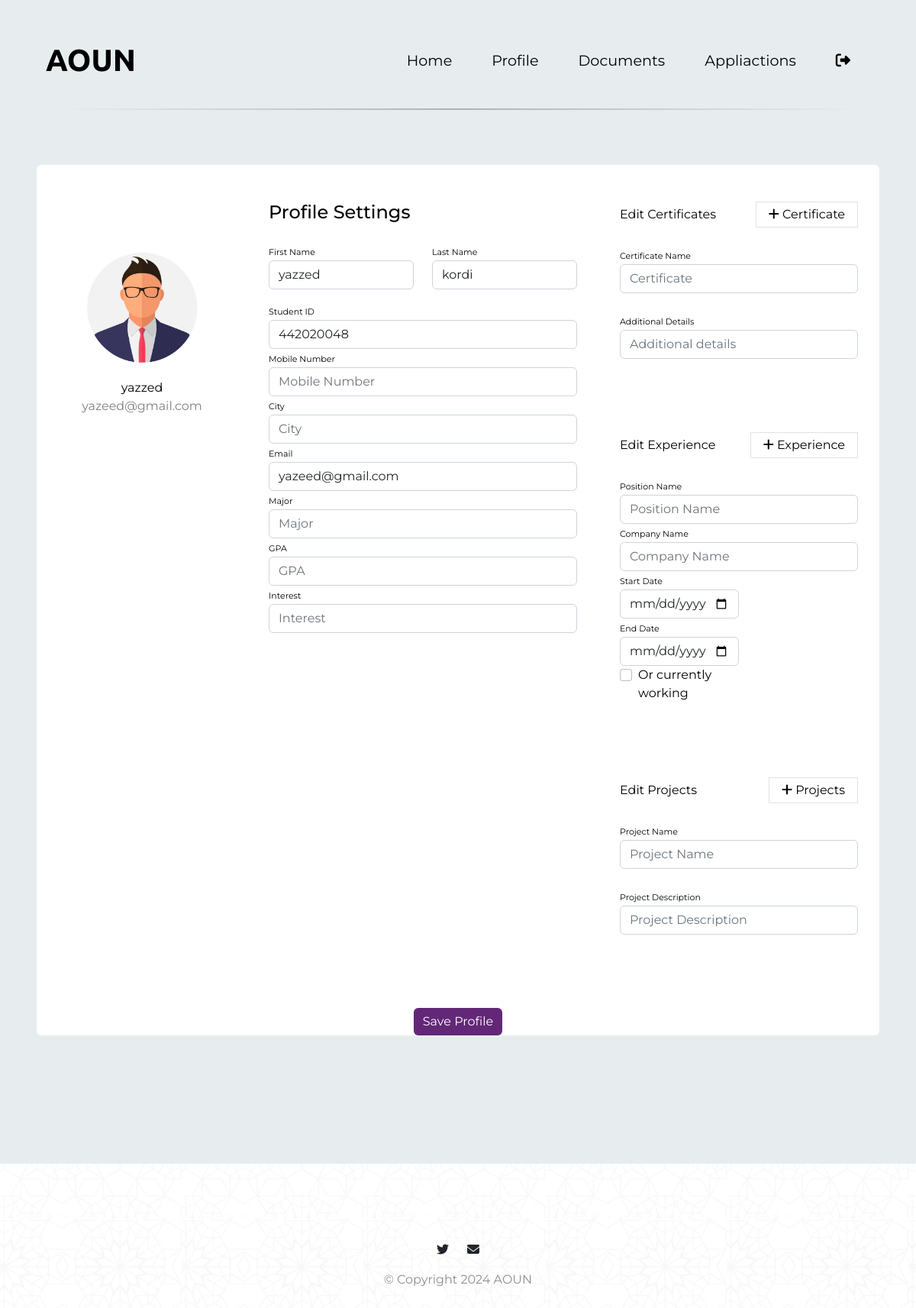
The page /profile (signed in) on the database as committed earlier.
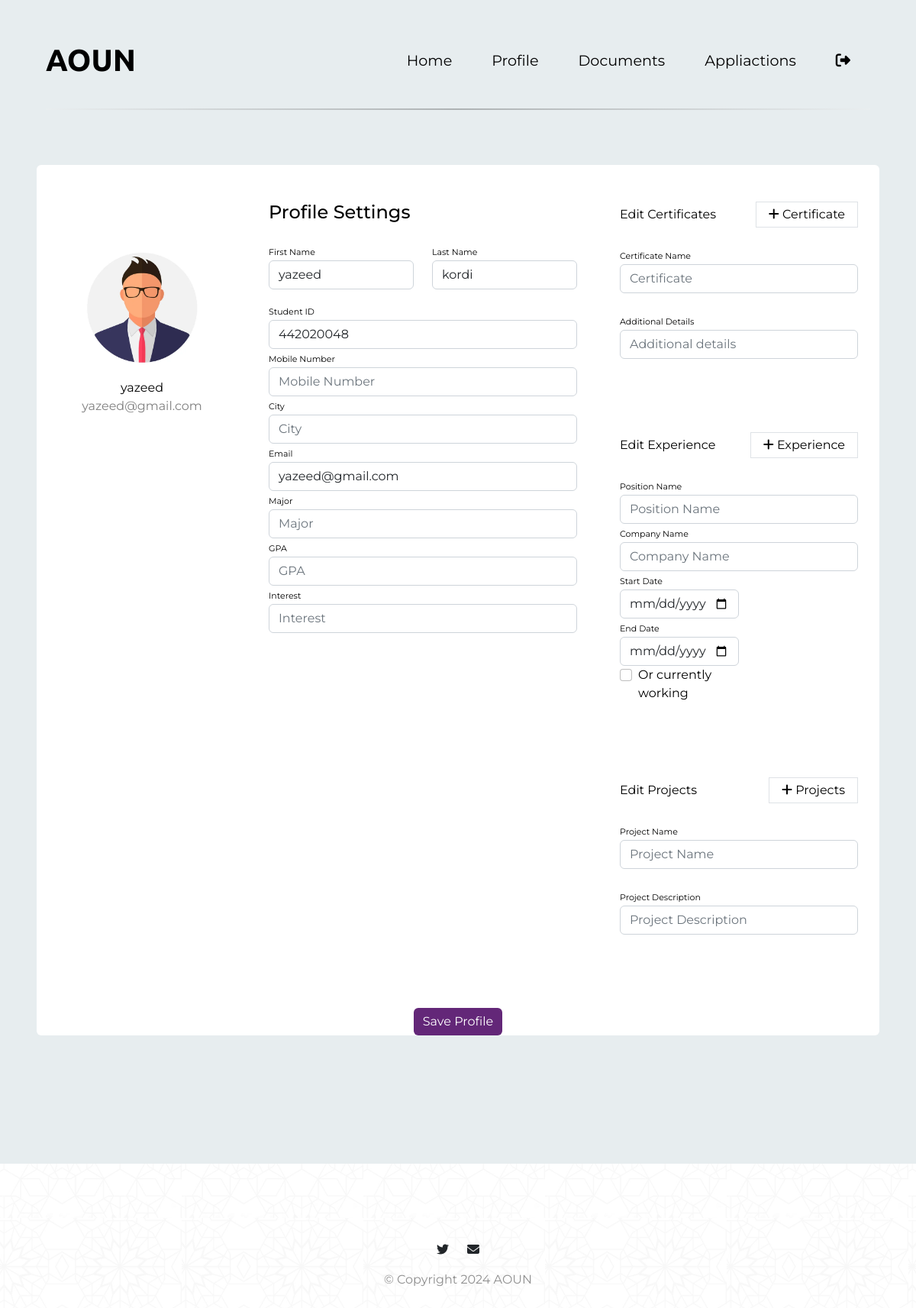
The same page on the database as committed later.
### flaskapp/flaskapp/models.py (models this page shows)
class Student(db.Model):
    StudentID = db.Column(db.Integer, primary_key=True)
    StFName = db.Column(db.String(100), nullable=False)
    StLName = db.Column(db.String(100), nullable=False)
    StEmail = db.Column(db.String(100), unique=True, nullable=False)
    StPhNum = db.Column(db.String(15), nullable=True)
    StCity = db.Column(db.String(50), nullable=True)
    GPA = db.Column(db.Float, nullable=True)
    StPic = db.Column(db.String(200), nullable=True, default='default.jpg')
    Major = db.Column(db.String(50), nullable=True)
    Interest = db.Column(db.String(100), nullable=True)
    StPassword = db.Column(db.String(100), nullable=False)
    faculty_id = db.Column(db.Integer, db.ForeignKey('faculty.FacID'), nullable=True)
    faculty = db.relationship('Faculty', backref='students')
    certificates = db.relationship('Certificate', backref='student', lazy=True)
    projects = db.relationship('Project', backref='student', lazy=True)
    experiences = db.relationship('Experience', backref='student_experiences', lazy=True)
    applications = db.relationship('Apply', backref='applied_student', lazy=True)  # Match the renamed backref

### flaskapp/flaskapp/app.py (the view)
@app.route('/profile')
def profile():
    student_id = session.get('student').get('StudentID')
    student = Student.query.filter_by(StudentID=student_id).first()
    if not student:
        flash('Student not found.')
        return redirect(url_for('HomePage_student'))
    certificates = Certificate.query.filter_by(student_id=student_id).all()
    experiences = Experience.query.filter_by(student_id=student_id).all()
    projects = Project.query.filter_by(student_id=student_id).all()
    return render_template('student/profile.html', student=student, certificates=certificates, experiences=experiences, projects=projects)

### flaskapp/flaskapp/templates/student/profile.html (shortened to what this page needs)
<!DOCTYPE html>
<html>
<head>
  <link rel="stylesheet" href="https://cdn.jsdelivr.net/npm/bootstrap@5.2.0/dist/css/bootstrap.min.css">
  <link rel="stylesheet" href="{{ url_for('static', filename='css/main.css') }}">
  <link rel="stylesheet" href="{{ url_for('static', filename='css/student/stu_profile.css') }}">
</head>
<body>
  <section id="title">
    <div class="container-fluid">
      <nav class="navbar navbar-expand-lg navbar-dark ">
        <a class="navbar-brand" href="{{ url_for('HomePage') }}">AOUN</a>
        <div class="collapse navbar-collapse" id="navbarTogglerDemo02">
          <ul class="navbar-nav ms-auto">
            <li class="nav-item">
              <a class="nav-link" href="{{ url_for('HomePage_student') }}">Home</a>
            </li>
            <li class="nav-item">
              <a class="nav-link" href="{{ url_for('profile') }}">Profile</a>
            </li>
            <li class="nav-item">
              <a class="nav-link" href="{{ url_for('doucment') }}">Documents</a>
            </li>
            <li class="nav-item">
              <a class="nav-link" href="{{ url_for('appliaction') }}">Appliactions</a>
            </li>
            <li class="nav-item">
                <a class="nav-link" href="{{ url_for('logout') }}"><i class="fa-solid fa-right-from-bracket" style="color: #000000;"></i>
                </a>
              </li>
          </ul>
        </div>
      </nav>
      <hr class="styled-hr">
      <div class="row">
        <div class="container rounded bg-white mt-5 mb-5">
          <form method="POST" action="{{ url_for('update_profile') }}">
            <div class="row">
              <div class="col-md-3 border-right">
                <div class="d-flex flex-column align-items-center text-center p-3 py-5">
                  <img class="rounded-circle mt-5" width="150px" src="{{ url_for('static', filename='images/' + student.StPic) }}">
                  <span class="font-weight-bold">{{ student.StFName }}</span>
                  <span class="text-black-50">{{ student.StEmail }}</span>
                </div>
              </div>
              <div class="col-md-5 border-right">
                <div class="p-3 py-5">
                  <div class="d-flex justify-content-between align-items-center mb-3">
                    <h4 class="text-right">Profile Settings</h4>
                  </div>
                  <div class="row mt-2">
                    <div class="col-md-6">
                      <label class="labels">First Name</label>
                      <input type="text" name="StFName" class="form-control" placeholder="First Name" value="{{ student.StFName or '' }}" required>
                    </div>
                    <div class="col-md-6">
                      <label class="labels">Last Name</label>
                      <input type="text" name="StLName" class="form-control" placeholder="Last Name" value="{{ student.StLName or '' }}" required>
                    </div>
                  </div>
                  <div class="row mt-3">
                    <div class="col-md-12">
                      <label class="labels">Student ID</label>
                      <input type="text" name="StudentID" class="form-control" placeholder="Student ID" value="{{ student.StudentID or '' }}" readonly>
                    </div>
                    <div class="col-md-12">
                      <label class="labels">Mobile Number</label>
                      <input type="text" name="StPhNum" class="form-control" placeholder="Mobile Number" value="{{ student.StPhNum or '' }}">
                    </div>
                    <div class="col-md-12">
                      <label class="labels">City</label>
                      <input type="text" name="StCity" class="form-control" placeholder="City" value="{{ student.StCity or '' }}">
                    </div>
                    <div class="col-md-12">
                      <label class="labels">Email</label>
                      <input type="email" name="StEmail" class="form-control" placeholder="Email" value="{{ student.StEmail or '' }}" required>
                    </div>
                    <div class="col-md-12">
                      <label class="labels">Major</label>
                      <input type="text" name="Major" class="form-control" placeholder="Major" value="{{ student.Major or '' }}">
                    </div>
                    <div class="col-md-12">
                      <label class="labels">GPA</label>
                      <input type="text" name="GPA" class="form-control" placeholder="GPA" value="{{ student.GPA or '' }}">
                    </div>
                    <div class="col-md-12">
                      <label class="labels">Interest</label>
                      <input type="text" name="Interest" class="form-control" placeholder="Interest" value="{{ student.Interest or '' }}">
                    </div>
                  </div>
                </div>
              </div>
              <div class="col-md-4">
                <div class="p-3 py-5">
                  <div class="d-flex justify-content-between align-items-center experience">
                    <span>Edit Certificates</span>
                    <span class="border px-3 p-1 add-experience">
                      <i class="fa fa-plus"></i>&nbsp;Certificate
                    </span>
                  </div>
                  <br>
                  <div class="col-md-12">
                    <label class="labels">Certificate Name</label>
                    <input type="text" name="StuCert" class="form-control" placeholder="Certificate" value="">
                  </div>
                  <br>
                  <div class="col-md-12">
                    <label class="labels">Additional Details</label>
                    <input type="text" name="CertDet" class="form-control" placeholder="Additional details" value="">
                  </div>
                </div>
                <div class="p-3 py-5">
                  <div class="d-flex justify-content-between align-items-center experience">
                    <span>Edit Experience</span>
                    <span class="border px-3 p-1 add-experience">
                      <i class="fa fa-plus"></i>&nbsp;Experience
                    </span>
                  </div>
                  <br>
                  <div class="col-md-12">
                    <label class="labels">Position Name</label>
                    <input type="text" name="PositionName" class="form-control" placeholder="Position Name" value="">
                  </div>
                  <div class="col-md-12">
                    <label class="labels">Company Name</label>
                    <input type="text" name="CompanyName" class="form-control" placeholder="Company Name" value="">
                  </div>
                  <div class="col-md-6">
                    <label class="labels">Start Date</label>
                    <input type="date" name="StartDate" class="form-control" placeholder="Start Date" value="">
                  </div>
                  <div class="col-md-6">
                    <label class="labels">End Date</label>
                    <input type="date" name="EndDate" class="form-control" placeholder="End Date" value="">
                  </div>
                  <div class="col-md-6">
                    <div class="form-check">
                      <label class="form-check-label" for="currentlyWorking">Or currently working</label>
                      <input type="checkbox" name="currentlyWorking" class="form-check-input" id="currentlyWorking">
                    </div>
                  </div>
                </div>
                <div class="p-3 py-5">
                  <div class="d-flex justify-content-between align-items-center experience">
                    <span>Edit Projects</span>
                    <span class="border px-3 p-1 add-project">
                      <i class="fa fa-plus"></i>&nbsp;Projects
                    </span>
                  </div>
                  <br>
                  <div class="col-md-12">
                    <label class="labels">Project Name</label>
                    <input type="text" name="ProjectName" class="form-control" placeholder="Project Name" value="">
                  </div>
                  <br>
                  <div class="col-md-12">
                    <label class="labels">Project Description</label>
                    <input type="text" name="ProjectDescription" class="form-control" placeholder="Project Description" value="">
                  </div>
                </div>
              </div>
              <div class="mt-5 text-center">
                <button class="btn btn-primary profile-button" type="submit">Save Profile</button>
              </div>
            </div>
          </form>
        </div>
      </div>
    </div>
  </section>
  <footer id="footer">
    <i class="soical-icon fa-brands fa-twitter"></i>
    <i class="soical-icon fa-solid fa-envelope"></i>
    <p>© Copyright 2024 AOUN</p>
  </footer>
</body>
</html>

### flaskapp/flaskapp/static/css/main.css (style rules this page uses)
body { font-family: "Montserrat"; background-image: url(images/login-bg.png); }
#title { background-color: #e7edef; color: #000000; }
p { color: #8f8f8f; }
.container-fluid { padding: 3% 5% 10%; }
.navbar-brand { font-family: "Ubuntu"; font-size: 2.5rem; font-weight: bold; color: #000000; }
.nav-item { padding: 0 18px; }
.nav-link { font-size: 1.2rem; font-family: "Montserrat"; color: #000000; }
.styled-hr { border: 0; height: 2px; background-image: linear-gradient(to right, #f0f0f0, #000000, #f0f0f0); margin: 20px 0; }
#footer { padding: 7% 15%; text-align:center; }
.soical-icon { margin: 20px 10px; }

### flaskapp/flaskapp/static/css/student/stu_profile.css (style rules this page uses)
.profile-button { background: rgb(99, 39, 120); box-shadow: none; border: none }
.labels { font-size: 11px }

Rows that differ between the two databases and show on the page:
changed Student "yazeed@gmail.com": StFName "yazzed" → "yazeed"
